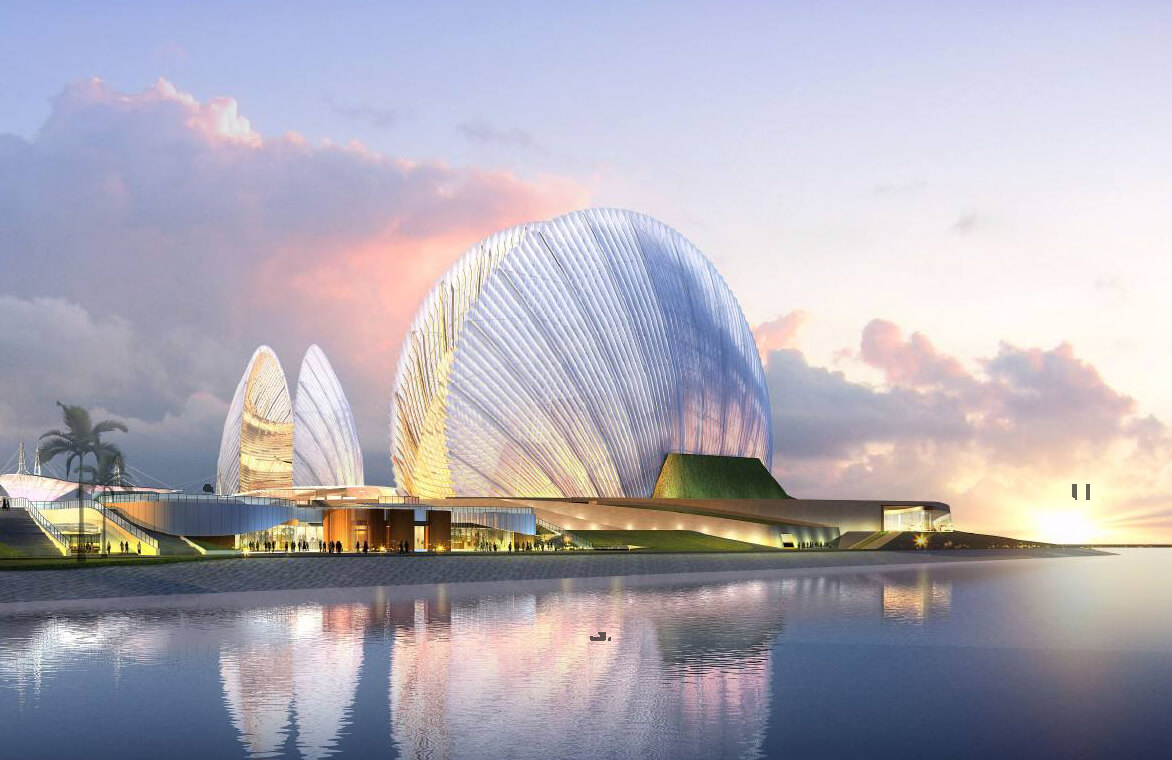
%> input picture matlab/findImgsDifferent/ques1.PNG, 1172 x 760 px; the run also reads 3 pictures not shown here
$ octave main.m   (GNU Octave 9; MATLAB toolbox functions it lacks are replaced by stand-ins)
%> lines starting %> are read from the running program, lines starting %| are printed output that depends on the picture
### matlab/findImgsDifferent/k_means.m
%-----Info
%Author     sophia
%Blog       http://blog.csdn.net/sophia_xw?viewmode=contents
%Date       2017/4/6

function ptSets=k_means(matD)

cptNum=2;
[m,n]=size(matD);

matNew=reshape(matD,m*n,1);%with column, size(matNew)=[m*n,1]
[Val1,index1]=min(matNew(:));
[Val2,index2]=max(matNew(:));
cpt=[index1, index2];


% [7 lines of commented-out code are left out]


ptSets=cell(cptNum,1);
dis=abs(repmat(matNew,1,cptNum)-repmat(matNew(cpt)',m*n,1));
disC=dis';
[minDis, minIndex]=min(disC);
indNew=minIndex';
orNumber=1:m*n;
for ia=1:cptNum
    indNewC=(indNew==ia);
    oneClass=indNewC.*orNumber';
    oneClass(oneClass==0)=[];
    ptSets{ia}=oneClass;
end

### matlab/findImgsDifferent/main.m
clear
clc

img1=imread('ques1.PNG');
%> img1 is the input picture: size 760x1172x3 uint8; mean R, G, B 175.3, 171.4, 182.3
img2=imread('ques2.PNG');
img3=imread('ques3.PNG');
img4=imread('ques4.PNG');

Dimg1=double(img1);
Dimg2=double(img2);
Dimg3=double(img3);
Dimg4=double(img4);

img=round((Dimg1+Dimg2+Dimg3+Dimg4)./4);

img4See=uint8(img);

img1Def=img1-img4See;

img2Def=rgb2gray(img1Def);
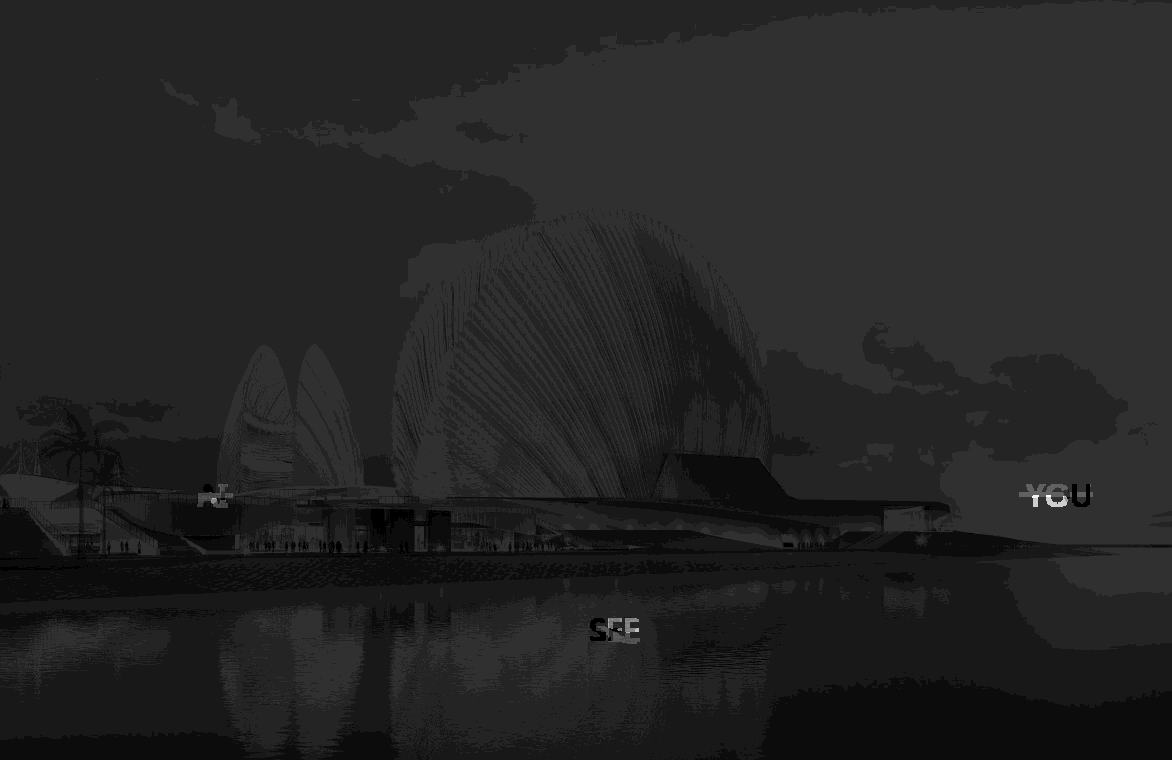
%> img2Def: size 760x1172 uint8; min 0, max 21, mean 3; drawn with min black and max white
[m,n,k]=size(img2Def);
%> m = 760; n = 1172; k = 1

imgMeans=double(img2Def);

ptSets=k_means(imgMeans);
%> in k_means, `[Val1,index1]=min(matNew(:));`: Val1 = 0; index1 = 559
%> in k_means, `[Val2,index2]=max(matNew(:));`: Val2 = 21; index2 = 795456
%> in k_means, `cpt=[index1, index2];`: cpt = [559 795456]
%> after the loop in k_means, `for ia=1:cptNum`: oneClass = 393 values from 160860 to 811422; ptSets = 2 items
%> ptSets = 2 items

figure(1);
imshow(img2Def);

figure(2);
setN=size(ptSets,1);
%> setN = 2
matRes=zeros(m,n);

allpts=ptSets{1};
set1Num=length(allpts);
%> set1Num = 890327
ys=floor(allpts/m)+1;
xs=mod(allpts,m)+1;
for ib=1:length(xs)
    matRes(xs(ib),ys(ib))=255;
end
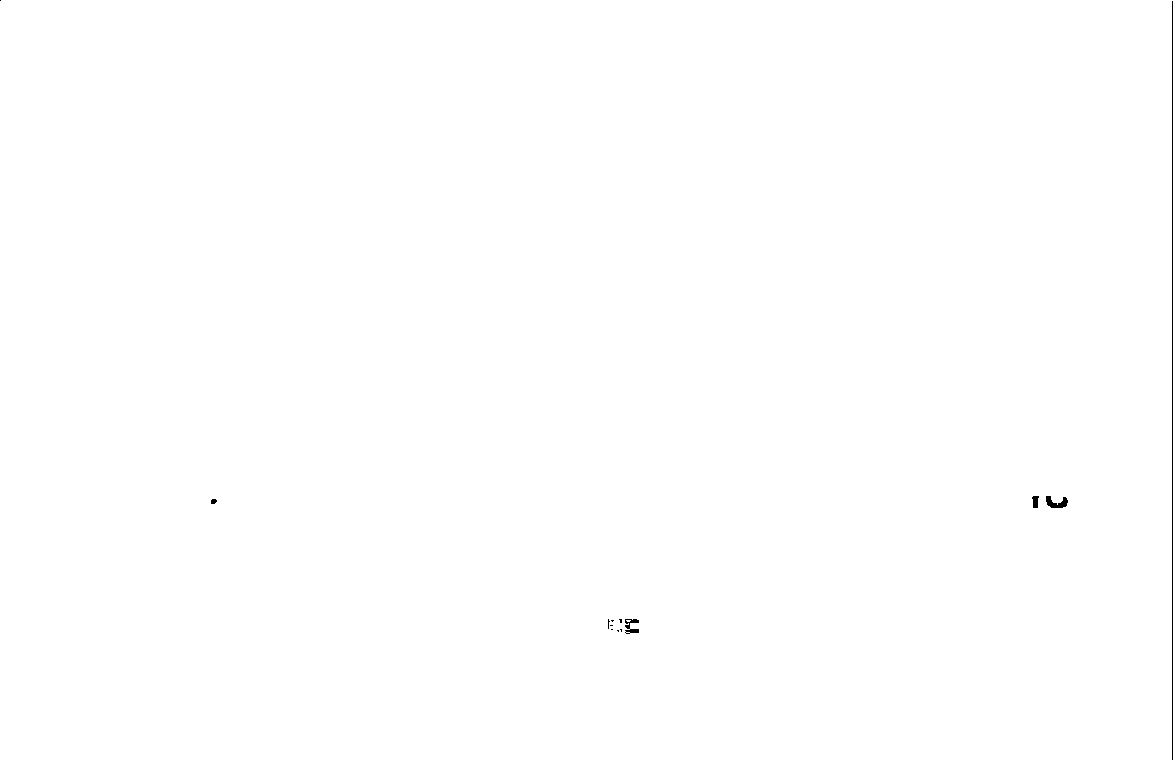
%> matRes: size 760x1173 double; 99.9% white; black in thin lines or dots
imshow(matRes);
